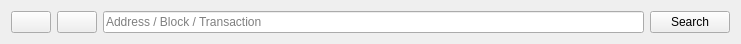
   <widget class="QWidget" name="layoutWidget">
    <property name="geometry">
     <rect>
      <x>10</x>
      <y>10</y>
      <width>741</width>
      <height>36</height>
     </rect>
    </property>
    <layout class="QHBoxLayout" name="horizontalLayout">
     <property name="sizeConstraint">
      <enum>QLayout::SetMinimumSize</enum>
     </property>
     <item>
      <widget class="QPushButton" name="back">
       <property name="maximumSize">
        <size>
         <width>16777215</width>
         <height>16777215</height>
        </size>
       </property>
       <property name="text">
        <string/>
       </property>
       <property name="icon">
        <iconset>
         <normaloff>:/icons/back</normaloff>:/icons/back</iconset>
       </property>
       <property name="flat">
        <bool>false</bool>
       </property>
      </widget>
     </item>
     <item>
      <widget class="QPushButton" name="forward">
       <property name="maximumSize">
        <size>
         <width>16777215</width>
         <height>16777215</height>
        </size>
       </property>
       <property name="text">
        <string/>
       </property>
       <property name="icon">
        <iconset resource="../bitcredit.qrc">
         <normaloff>:/icons/send</normaloff>:/icons/send</iconset>
       </property>
      </widget>
     </item>
     <item>
      <widget class="QLineEdit" name="searchBox">
       <property name="sizePolicy">
        <sizepolicy hsizetype="Expanding" vsizetype="Fixed">
         <horstretch>5</horstretch>
         <verstretch>0</verstretch>
        </sizepolicy>
       </property>
       <property name="minimumSize">
        <size>
         <width>0</width>
         <height>0</height>
        </size>
       </property>
       <property name="maximumSize">
        <size>
         <width>16777215</width>
         <height>16777215</height>
        </size>
       </property>
       <property name="inputMask">
        <string/>
       </property>
       <property name="text">
        <string/>
       </property>
       <property name="placeholderText">
        <string>Address / Block / Transaction</string>
       </property>
      </widget>
     </item>
     <item>
      <widget class="QPushButton" name="pushSearch">
       <property name="sizePolicy">
        <sizepolicy hsizetype="Minimum" vsizetype="Fixed">
         <horstretch>0</horstretch>
         <verstretch>0</verstretch>
        </sizepolicy>
       </property>
       <property name="minimumSize">
        <size>
         <width>0</width>
         <height>0</height>
        </size>
       </property>
       <property name="maximumSize">
        <size>
         <width>130</width>
         <height>16777215</height>
        </size>
       </property>
       <property name="text">
        <string>Search</string>
       </property>
       <property name="autoDefault">
        <bool>false</bool>
       </property>
       <property name="default">
        <bool>false</bool>
       </property>
       <property name="flat">
        <bool>false</bool>
       </property>
      </widget>
     </item>
    </layout>
   </widget>
